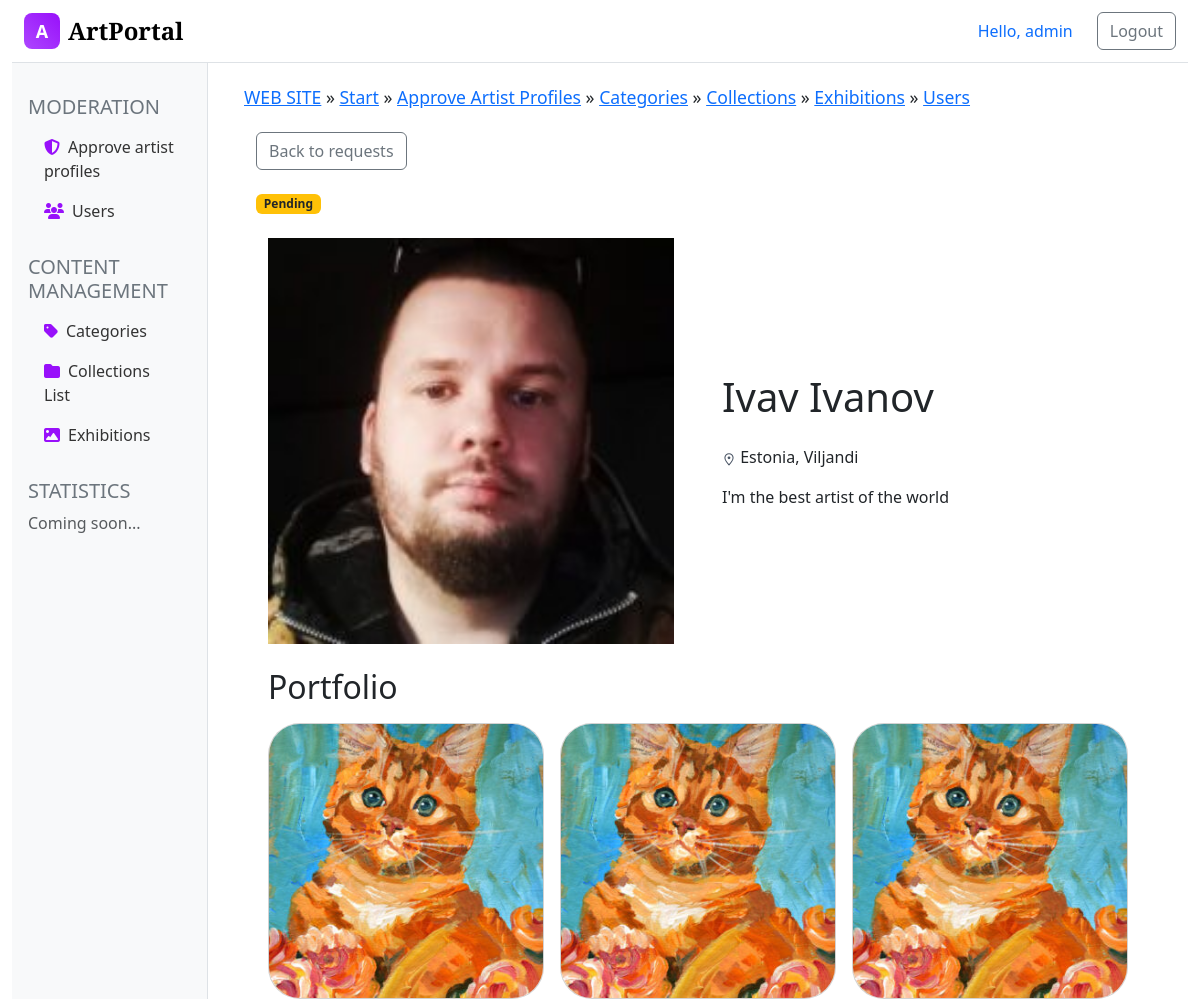
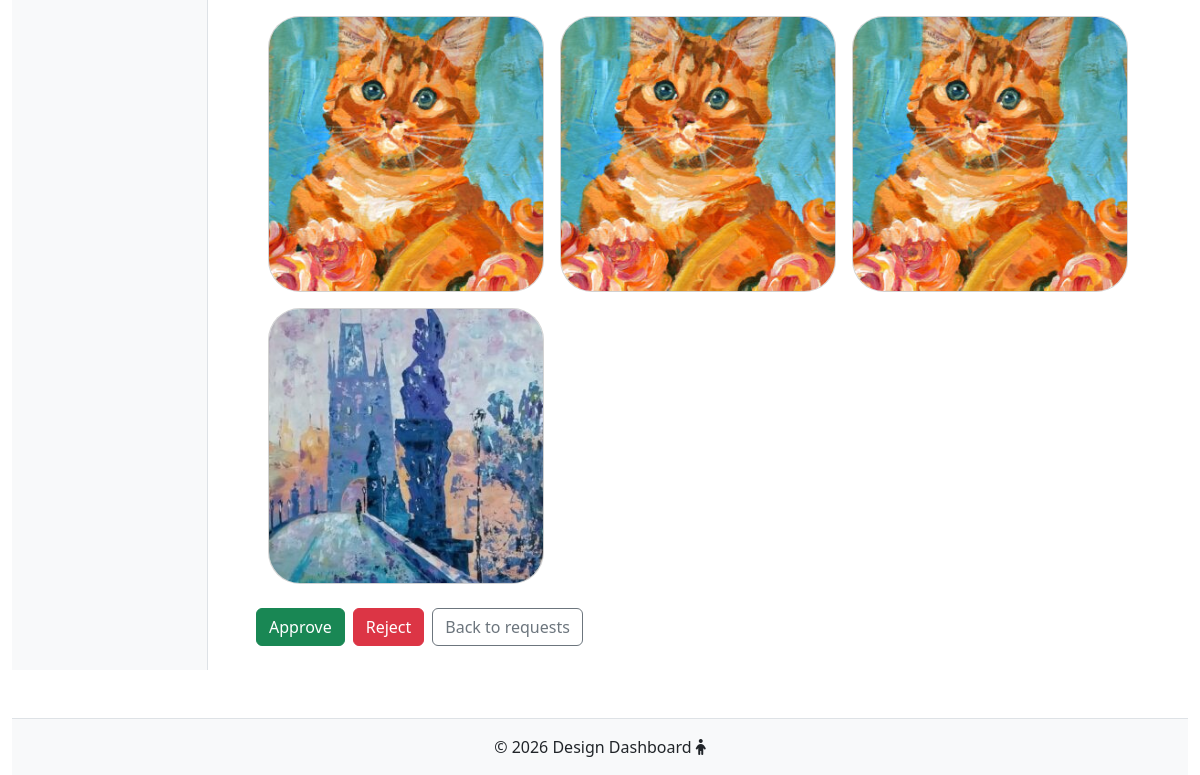
Screenshot of /admin/moderation-artist?id=15 (signed in) with the database file from the repository (2 pictures, top to bottom).
### tables this page shows
CREATE TABLE `artists` (
  `id` int(11) NOT NULL,
  `name` varchar(255) NOT NULL,
  `location` varchar(100) NOT NULL,
  `birth_date` date DEFAULT NULL,
  `bio` text DEFAULT NULL,
  `picture` varchar(255) DEFAULT NULL,
  `status` enum('pending','approved','rejected','') NOT NULL DEFAULT 'pending',
  `created_at` datetime NOT NULL DEFAULT current_timestamp(),
  `user_id` int(11) NOT NULL,
  `updated_at` datetime NOT NULL DEFAULT current_timestamp()
);

CREATE TABLE `paintings` (
  `id` int(11) NOT NULL,
  `title` varchar(255) NOT NULL,
  `description` text NOT NULL,
  `image` varchar(255) NOT NULL,
  `file_hash` char(32) DEFAULT NULL COMMENT 'MD5 hash of uploaded image file',
  `year_created` year(4) NOT NULL,
  `category_id` int(11) NOT NULL,
  `artist_id` int(11) NOT NULL,
  `medium` varchar(255) NOT NULL,
  `dimensions` varchar(100) NOT NULL,
  `price` decimal(10,2) NOT NULL,
  `created_at` datetime NOT NULL DEFAULT current_timestamp(),
  `updated_at` datetime NOT NULL DEFAULT current_timestamp()
);

### admin/controllers/Admin/ModerationController.php (called while the page is built, shortened)
<?php
class ModerationController {
    public static function viewProfile($id) {
        $item = Artists::getArtistByID($id);
        $item['paintings'] = Paintings::getPaintingsByArtistID($id);
        include_once 'views/moderation-artist-view.php';
    }
}

### admin/index.php (called while the page is built, shortened)
<?php
require_once '../config/Database.php';
include_once("../models/Artists.php");
include_once("../models/Paintings.php");
include_once("controllers/Admin/HomeController.php");
include_once("controllers/Admin/ModerationController.php");
include('routes/routing.php');

### models/Artists.php (called while the page is built, shortened)
<?php
class Artists {
    public static function getArtistByID($id) {
        $query = "SELECT * FROM artists
        WHERE artists.id = ? ";
        $db = new Database();
        $arr = $db->getOne($query, [$id]);
        return $arr;
    }
}
?>

### config/Database.php (called while the page is built, shortened)
<?php
class Database {
    private $conn;
    private $host;
    private $user;
    private $password;
    private $baseName;
    function __construct() {
        $this->host = $_ENV['DB_HOST'] ?? 'localhost';
        $this->user = $_ENV['DB_USER'] ?? 'root';
        $this->password = $_ENV['DB_PASSWORD'] ?? '';
        $this->baseName = $_ENV['DB_NAME'] ?? 'art_portal';
    }
    function connect() {
        if (!$this->conn) {
            try {
                $this->conn = new PDO('mysql:host='.$this->host.';dbname='.$this->baseName.';charset=utf8mb4',
                $this->user,
                $this->password,
                );
                $this->conn->setAttribute(PDO::ATTR_ERRMODE, PDO::ERRMODE_EXCEPTION);
            }
            catch (PDOException $e) {
                error_log('Database connection error: ' . $e->getMessage());
                throw new Exception('Database connection error');
            }
        }
        return $this->conn;
    }
    function disconnect() {
        if ($this->conn) {
            $this->conn = null;
        }
    }
    function getOne($query, $params = []) {
        try {
        $stmt = $this->conn->prepare($query);
        $stmt->execute($params);
        $stmt->setFetchMode (PDO::FETCH_ASSOC);
        $response = $stmt->fetch();
        return $response;
        } catch (PDOException $e) {
            error_log('Database query error: ' . $e->getMessage());
            throw new Exception('Database operation failed');
        }
    }
    function getAll($query, $params = []) {
        try {
            $stmt = $this->conn->prepare($query);
        $stmt->execute($params);
        $stmt->setFetchMode(PDO::FETCH_ASSOC);
        $response = $stmt->fetchAll();
        return $response;
        } catch (PDOException $e) {
            error_log('Database query error: ' . $e->getMessage());
            throw new Exception('Database operation failed');
        }
    }
}

### models/Paintings.php (called while the page is built, shortened)
<?php
class Paintings{
    public static function getPaintingsByArtistID($id) {
        $query = "SELECT id, title, image FROM paintings where artist_id = ? ORDER BY id DESC";
        $db = new Database();
        $arr = $db->getAll($query, [$id]);
        return $arr;
    }
}
?>

### admin/views/moderation-artist-view.php (the view, shortened to what this page needs)
<div class="container" style="min-height:400px;">
    <div class="mb-4">
        <a class="btn btn-outline-secondary" href="moderation-artists">Back to requests</a>
    </div>
    <?php if (!empty($item)): ?>
        <div class="mb-3">
            <span class="badge bg-warning text-dark">Pending</span>
        </div>
        <div class="container my-4">
            <div class="row align-items-stretch gx-5">
                <div class="col-12 col-md-6 mb-4 mb-md-0">
                    <div class="single-artist-container">
                        <div class="single-artist-image-wrapper">
                            <img src="/artportal/images/artists/<?php echo htmlspecialchars($item['picture'] ?? '', ENT_QUOTES, 'UTF-8'); ?>" class="img-fluid w-100 single-artist-image" alt="<?php echo htmlspecialchars($item['name'], ENT_QUOTES, 'UTF-8'); ?>" onerror="this.onerror=null;this.src='/artportal/images/test.jpg';" />
                        </div>
                    </div>
                </div>
                <div class="col-12 col-md-6 d-flex flex-column justify-content-center">
                    <h1 class="single-card-title mb-4"><?php echo htmlspecialchars($item['name'] ?? 'Unknown', ENT_QUOTES, 'UTF-8'); ?></h1>
                    <p class="card-text"> <?php echo htmlspecialchars($item['location'] ?? 'Unknown', ENT_QUOTES, 'UTF-8'); ?></p>
                    <p class="card-text single-artist-description"><?php echo htmlspecialchars($item['bio'] ?? 'Unknown', ENT_QUOTES, 'UTF-8'); ?></p>
                </div>
            </div>
        </div>
        <?php if (!empty($item['paintings']) && is_array($item['paintings'])): ?>
            <div class="container my-4">
                <h2 class="mb-3">Portfolio</h2>
                <div class="row g-3 artist-portfolio-grid">
                    <?php foreach ($item['paintings'] as $painting): ?>
                        <div class="col-12 col-sm-6 col-md-6 col-lg-4">
                            <div class="card d-block h-100 rounded-5 overflow-hidden">
                                <div class="card-img-wrapper">
                                    <img src="/artportal/images/paintings/<?php echo htmlspecialchars($painting['image'] ?? '', ENT_QUOTES, 'UTF-8'); ?>" class="card-img-top" alt="<?php echo htmlspecialchars($painting['title'] ?? 'Untitled', ENT_QUOTES, 'UTF-8'); ?>" onerror="this.onerror=null;this.src='/artportal/images/test.jpg';">
                                </div>
                            </div>
                        </div>
                    <?php endforeach; ?>
                </div>
            </div>
        <?php else: ?>
            <div class="container my-4">
                <p>У этого художника пока нет картин.</p>
            </div>
        <?php endif; ?>
        <div class="d-flex flex-wrap gap-2 mt-4">
            <a class="btn btn-success" href="approve-artist?id=<?php echo (int)$item['id']; ?>">Approve</a>
            <a class="btn btn-danger" href="reject-artist?id=<?php echo (int)$item['id']; ?>">Reject</a>
            <a class="btn btn-outline-secondary" href="moderation-artists">Back to requests</a>
        </div>
    <?php else: ?>
        <div class="alert alert-warning">Artist profile not found.</div>
    <?php endif; ?>
</div>
<?php include 'views/templates/layout.php'; ?>

### rows the page displays
artists: picture (picture), name "Ivav Ivanov", location "Estonia, Viljandi", bio "I'm the best artist of the world"
paintings: title (picture)
paintings: title (picture)
paintings: title (picture)
paintings: title (picture)
paintings: title (picture)
paintings: image (picture)

### other values shown
$_SESSION["name"] "admin"
